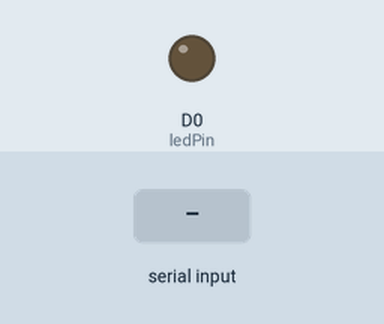
A sketch run on a simulated ESP8266 (NodeMCU). Parts: output pins drawn as LEDs (lit = HIGH). The test bench sets the inputs (shaded band). What the sketch prints to the serial monitor is not drawn.

Above: at 1.2 s.
1.3 s: "1" received over Serial
At 2.0 s:
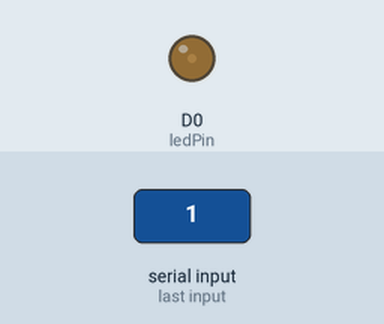
2.8 s: "3" received over Serial
At 3.2 s:
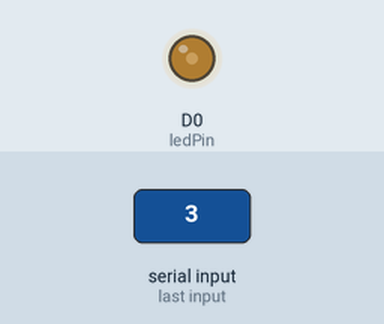
4.3 s: "5" received over Serial
At 5.5 s:
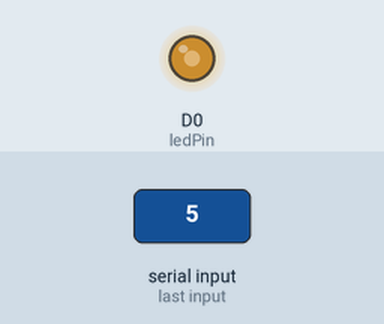
5.8 s: "7" received over Serial
At 6.7 s:
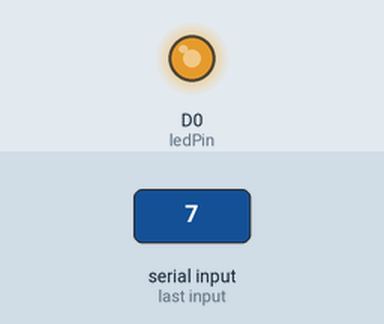
Timing chart, 0 to 8.3 s (numbered marks = the images above; inputs shaded):
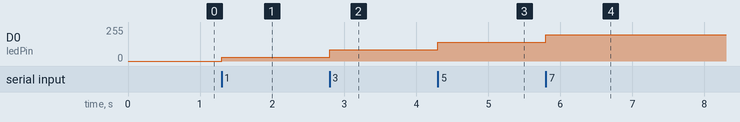

Measured:
- after the input at 1.3 s, D0 (ledPin): 0/255 → 28/255 at once
- after the input at 2.8 s, D0 (ledPin): 28/255 → 84/255 at once
- after the input at 4.3 s, D0 (ledPin): 84/255 → 140/255 at once
- after the input at 5.8 s, D0 (ledPin): 140/255 → 196/255 at once

The sketch:

brightness.ino
```cpp
const int ledPin = D0; // LED connected to analog pin 7

void setup(){
  Serial.begin(9600);
  Serial1.begin(9600);
  pinMode(ledPin, OUTPUT);
}

void loop()
{
  // Temporary buffer
  byte incoming_byte;

  // Check if the something is pending
  if (Serial.available() > 0){
    // Read the pending byte;
    incoming_byte = Serial.read();
    Serial.write(incoming_byte);
    Serial1.write(incoming_byte);

    if (incoming_byte == '1'){
      //11%
      analogWrite(ledPin, (255 * 0.11));

    } else if (incoming_byte == '2') {
      //22%
      analogWrite(ledPin, (255 * 0.22));

    } else if (incoming_byte == '3') {
      //33%
      analogWrite(ledPin, (255 * 0.33));

    } else if (incoming_byte == '4') {
      //44%
      analogWrite(ledPin, (255 * 0.44));

    } else if (incoming_byte == '5') {
      //55%
      analogWrite(ledPin, (255 * 0.55));

    } else if (incoming_byte == '6') {
      //66%
      analogWrite(ledPin, (255 * 0.66));

    } else if (incoming_byte == '7') {
      //77%
      analogWrite(ledPin, (255 * 0.77));

    } else if (incoming_byte == '8') {
      //88%
      analogWrite(ledPin, (255 * 0.88));

    } else if (incoming_byte == '9') {
      //on
      analogWrite(ledPin, 255);


    } else if (incoming_byte == '0') {
      //off
      analogWrite(ledPin, 0);

    }
  }
}
```
